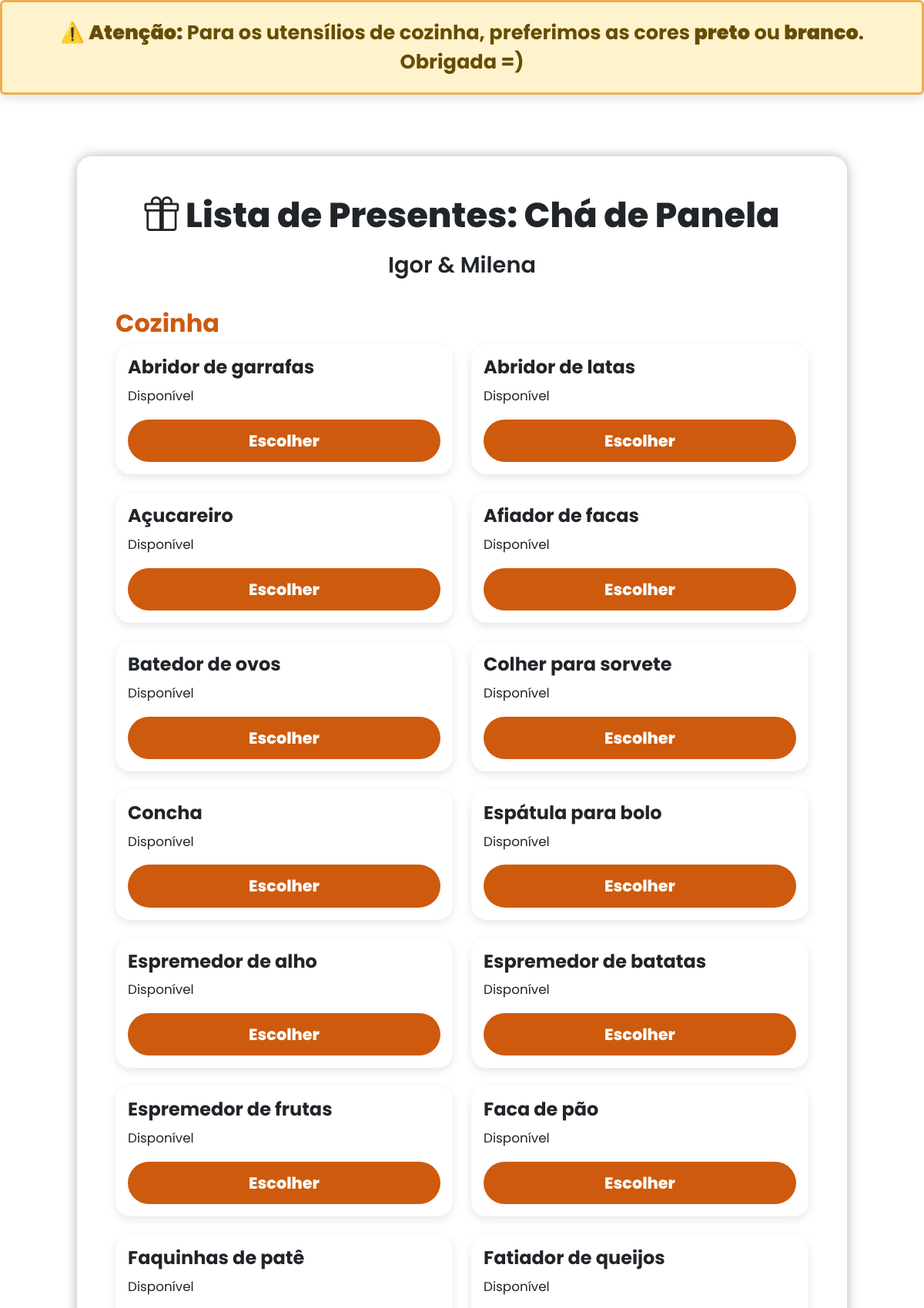
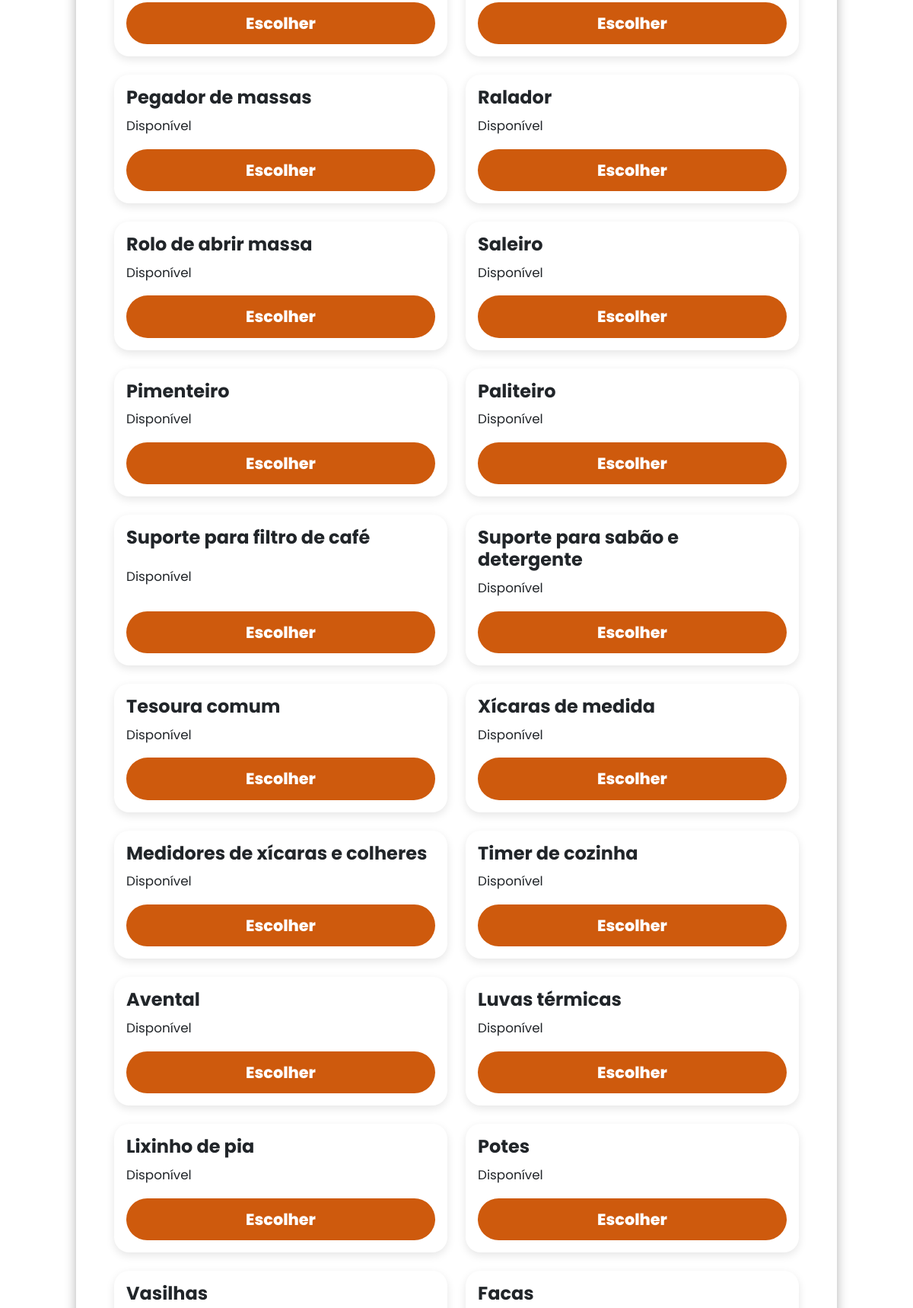
The page / (upper part) on the database its author committed (2 pictures, top to bottom).
### models.py (models this page shows)
class Presente(db.Model):
    id = db.Column(db.Integer, primary_key=True)
    nome = db.Column(db.String(100), nullable=False)
    categoria = db.Column(db.String(100), nullable=False)
    escolhas = db.relationship('Escolha', backref='presente', lazy=True)
    total_escolhido = 0
    quem_escolheu = ''

### app.py (the view)
@app.route('/')
def index():
    presentes = Presente.query.order_by(Presente.id).all()
    categorias = defaultdict(list)
    for presente in presentes:
        total_escolhido = sum(e.quantidade for e in presente.escolhas)
        quem_escolheu = ", ".join({e.nome_comprador for e in presente.escolhas if e.nome_comprador})
        presente.total_escolhido = total_escolhido
        presente.quem_escolheu = quem_escolheu
        categorias[presente.categoria].append(presente)
    return render_template('index.html', categorias=categorias)

### templates/index.html (shortened to what this page needs)
<!DOCTYPE html>
<html lang="pt-br">
<head>
    <link href="https://cdn.jsdelivr.net/npm/bootstrap@5.3.0/dist/css/bootstrap.min.css" rel="stylesheet" />
    <link href="https://cdn.jsdelivr.net/npm/bootstrap-icons@1.10.5/font/bootstrap-icons.css" rel="stylesheet" />
</head>
<body>
    <div class="alert alert-warning text-center" role="alert">
        ⚠️ <strong>Atenção:</strong> Para os utensílios de cozinha, preferimos as cores <strong>preto</strong> ou <strong>branco</strong>. Obrigada =)
    </div>
    <div class="container">
        <h1><i class="bi bi-gift"></i> Lista de Presentes: Chá de Panela</h1>
        <h3>Igor & Milena</h3>
        {% for categoria, presentes_lista in categorias.items() %}
        <h2>{{ categoria }}</h2>
        <div class="row row-cols-1 row-cols-md-2 g-4">
            {% for presente in presentes_lista %}
            <div class="col">
                <div class="card">
                    <h5>{{ presente.nome }}</h5>
                    {% if presente.total_escolhido > 0 %}
                    <p><small>🎁 Já escolhido por {{ presente.total_escolhido }} pessoa(s)</small></p>
                    <p><small><strong>Quem escolheu:</strong> {{ presente.quem_escolheu }}</small></p>
                    {% else %}
                    <p><small>Disponível</small></p>
                    {% endif %}
                    <a href="{{ url_for('escolher_presente', presente_id=presente.id) }}" class="btn-custom">Escolher</a>
                </div>
            </div>
            {% endfor %}
        </div>
        {% endfor %}
    </div>
</body>
</html>

### templates/index.html (style rules this page uses)
body { font-family: 'Poppins', sans-serif; background: url('') no-repeat center center fixed; background-size: cover; margin: 0; padding: 0; font-size: 1.2rem; }
.container { max-width: 1000px; margin: 80px auto; background-color: rgba(255, 255, 255, 0.95); border-radius: 20px; padding: 50px; box-shadow: 0 0 15px rgba(0, 0, 0, 0.3); }
h1 { font-size: 2.8rem; font-weight: 800; text-align: center; margin-bottom: 20px; }
h2 { font-size: 2rem; font-weight: 700; margin-top: 40px; color: #ce5a0d; }
h3 { font-size: 1.8rem; font-weight: 600; text-align: center; margin-bottom: 40px; }
.card { border: none; border-radius: 20px; background-color: transparent; box-shadow: 0 4px 12px rgba(0, 0, 0, 0.1); transition: 0.3s; height: 100%; display: flex; flex-direction: column; justify-content: space-between; padding: 1rem; }
.card h5 { font-size: 1.5rem; font-weight: 700; margin-bottom: 0.5rem; }
.btn-custom { background-color: #ce5a0d; color: white; border-radius: 200px; font-weight: 800; font-size: 1.3rem; padding: 12px; text-align: center; display: block; width: 100%; border: none; cursor: pointer; text-decoration: none; }
.alert-warning { font-size: 1.6rem; font-weight: bold; border: 3px solid #f0ad4e; box-shadow: 0 6px 12px rgba(0, 0, 0, 0.1); padding: 20px; margin-bottom: 0; }

### rows shown on the page
Presente: categoria "Cozinha", nome "Abridor de garrafas", shows "Disponível"
Presente: nome "Abridor de latas", shows "Disponível"
Presente: nome "Açucareiro", shows "Disponível"
Presente: nome "Afiador de facas", shows "Disponível"
Presente: nome "Batedor de ovos", shows "Disponível"
Presente: nome "Colher para sorvete", shows "Disponível"
Presente: nome "Concha", shows "Disponível"
Presente: nome "Espátula para bolo", shows "Disponível"
Presente: nome "Espremedor de alho", shows "Disponível"
Presente: nome "Espremedor de batatas", shows "Disponível"
Presente: nome "Espremedor de frutas", shows "Disponível"
Presente: nome "Faca de pão", shows "Disponível"
Presente: nome "Faquinhas de patê", shows "Disponível"
Presente: nome "Fatiador de queijos", shows "Disponível"
Presente: nome "Pegador de massas", shows "Disponível"
Presente: nome "Ralador", shows "Disponível"
Presente: nome "Rolo de abrir massa", shows "Disponível"
Presente: nome "Saleiro", shows "Disponível"
Presente: nome "Pimenteiro", shows "Disponível"
Presente: nome "Paliteiro", shows "Disponível"
Presente: nome "Suporte para filtro de café", shows "Disponível"
Presente: nome "Suporte para sabão e detergente", shows "Disponível"
Presente: nome "Tesoura comum", shows "Disponível"
Presente: nome "Xícaras de medida", shows "Disponível"
Presente: nome "Medidores de xícaras e colheres", shows "Disponível"
Presente: nome "Timer de cozinha", shows "Disponível"
Presente: nome "Avental", shows "Disponível"
Presente: nome "Luvas térmicas", shows "Disponível"
Presente: nome "Lixinho de pia", shows "Disponível"
Presente: nome "Potes", shows "Disponível"
Presente: nome "Vasilhas"
Presente: nome "Facas"
